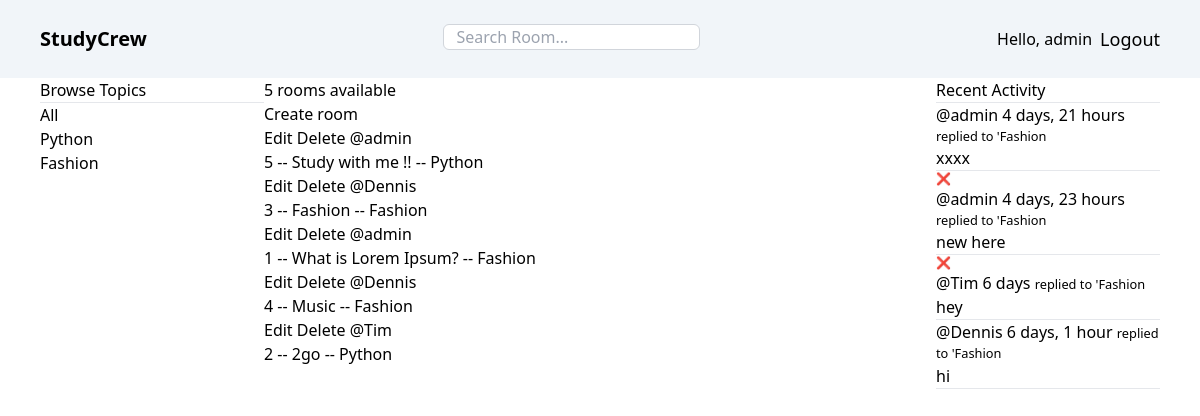
The app's page / (signed in) with its own data.
### base/models.py (models this page shows, shortened)
class Topic(models.Model):
  name = models.CharField(max_length=200)
  updated = models.DateTimeField(auto_now=True)
  created = models.DateTimeField(auto_now_add=True)

class Room(models.Model):
  host = models.ForeignKey(User, on_delete=models.SET_NULL, null=True)
  topic = models.ForeignKey(Topic, on_delete=models.SET_NULL, null=True)
  name = models.CharField(max_length=225)
  description = models.TextField(null=True, blank=True)
  participants = models.ManyToManyField(User, related_name='participants', blank=True)
  updated = models.DateTimeField(auto_now=True)
  created = models.DateTimeField(auto_now_add=True)
  class Meta:
    ordering = ['-updated', '-created']
  def __str__(self):
    return self.name

class Message(models.Model):
  user = models.ForeignKey(User, on_delete=models.CASCADE)
  room = models.ForeignKey(Room, on_delete=models.CASCADE)
  body = models.TextField()
  updated = models.DateTimeField(auto_now=True)
  created = models.DateTimeField(auto_now_add=True)
  class Meta:
    ordering = ['-updated', '-created']
  def __str__(self):
    return self.body[0:50]

### base/views.py (the view)
# urls.py: path('', views.home, name='home'),
def home(request):
  q = request.GET.get('q') if request.GET.get('q') != None else ''
  rooms = Room.objects.filter(Q(topic__name__icontains=q) | Q(name__icontains=q) | Q(description__icontains=q) )
  topics = Topic.objects.all()
  room_count = rooms.count()
  room_messages = Message.objects.filter(Q(room__topic__name__icontains=q))
  context = {
    'rooms' : rooms,
    'topics' : topics,
    'room_count' : room_count,
    'room_messages' : room_messages
  }
  return render(request, 'base/home.html', context)

### base/templates/base/home.html (shortened to what this page needs)
<body>
  {% extends 'main.html' %}
  {% block content %}
    <div class="grid grid-cols-5 px-10">
      <div class="col-span-1">
        {% include 'base/topic_comp.html' %}
      </div>
      <div class="col-span-3">
        <h5>{{room_count}} rooms available</h5>
        <a href="{% url 'create-room' %}"> Create room</a>
        <div>
          {% include 'base/feed_comp.html' %}
        </div>
      </div>
      <div class="col-span-1">
        {% include 'base/activity_comp.html' %}
      </div>
    </div>
  {% endblock content %}

### templates/navbar.html
<div class="bg-slate-100 p-5 md:px-10 py-3 flex items-center justify-between gap-5">
  <a href="/" class="text-xl font-semibold">
    StudyCrew
  </a>
  <form action="{% url 'home' %}" method="GET" class="flex items-center">
    <input type="text" name="q" class="border border-gray-300 rounded-md px-3 mt-3 " placeholder="Search Room..." />
  </form>
  {% if request.user.is_authenticated %}
  <div class="flex items-center gap-2">
    <p>Hello, {{ request.user.username }}</p>
    <a href="{% url 'logout' %}" class="text-lg font-medium">
      Logout
    </a>
  </div>
  {% else %}
  <a href="{% url 'login' %}" class="text-lg font-medium">
    login
  </a>
  {% endif %}
</div>

### base/templates/base/topic_comp.html
<div>
  <h3>Browse Topics</h3>
  <hr>
  <div class="">
    <a href="{% url 'home' %}">All</a>
  </div>
  {% for topic in topics %}
  <div class="">
    <a href="{% url 'home' %}?q={{topic.name}}">{{topic.name}}</a>
  </div>
  {% endfor %}
</div>

### base/templates/base/feed_comp.html
<div>
  {% for room in rooms %}
    <div class="">
      {% if request.user.is_authenticated %}
        <a href="{% url 'update-room' room.id  %}"> Edit</a>
        <a href="{% url 'delete-room' room.id  %}"> Delete</a>
      {% endif %}
      <a href="{% url 'user-profile' room.host.id %}">@{{ room.host.username }}</a>
      <h5>{{ room.id }} -- <a href="{% url 'room' room.id %}">{{ room.name }}</a> -- {{ room.topic.name }}</h5>
    </div>
  {% endfor %}
</div>

### base/templates/base/activity_comp.html
    <div>
      <h3>Recent Activity</h3>
      <hr>
      <div class="">
        {% for message in room_messages %}
          <div class="">
            <a href="{%% url 'user-profile' message.user.id }">@{{ message.user }} {{ message.created|timesince }}</a>
            <small>replied to '{{message.room}}</small>
            <p>{{message}}</p>
            <hr>
            {% if request.user == message.user %}
              <a href="{% url 'delete-message' message.id %}" class="text-xs">❌</a>
            {% endif %}
          </div>
        {% endfor %}
      </div>
    </div>

### records on screen
Topic: name "Python"
Topic: name "Fashion"
Room: host.username "admin", id "5", name "Study with me !!", topic.name "Python"
Room: host.username "Dennis", id "3", name "Fashion", topic.name "Fashion"
Room: host.username "admin", id "1", name "What is Lorem Ipsum?", topic.name "Fashion"
Room: host.username "Dennis", id "4", name "Music", topic.name "Fashion"
Room: host.username "Tim", id "2", name "2go", topic.name "Python"
Message: user "admin", created "4 days, 21 hours", room "Fashion", body "xxxx"
Message: user "admin", created "4 days, 23 hours", room "Fashion", body "new here"
Message: user "Tim", created "6 days", room "Fashion", body "hey"
Message: user "Dennis", created "6 days, 1 hour", room "Fashion", body "hi"

### other values on screen
{{ request.user.username }} "admin"
{{ room_count }} "5"
